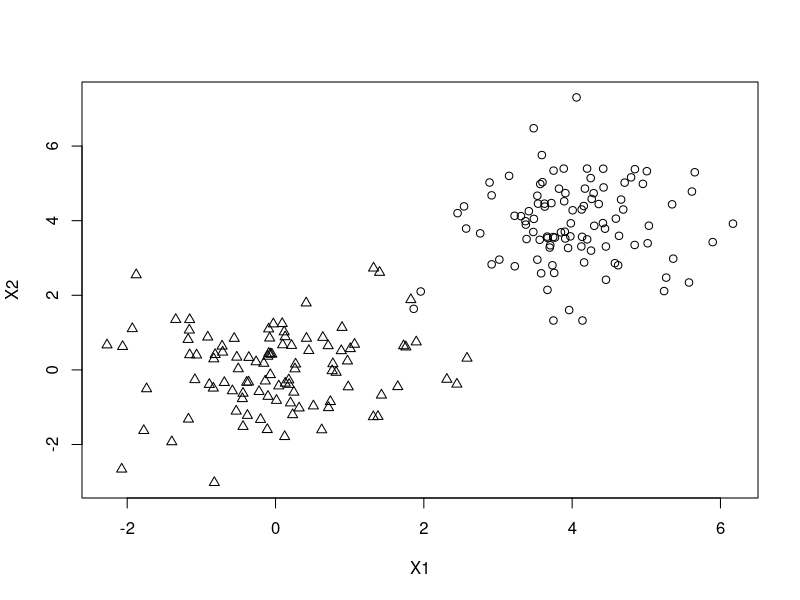
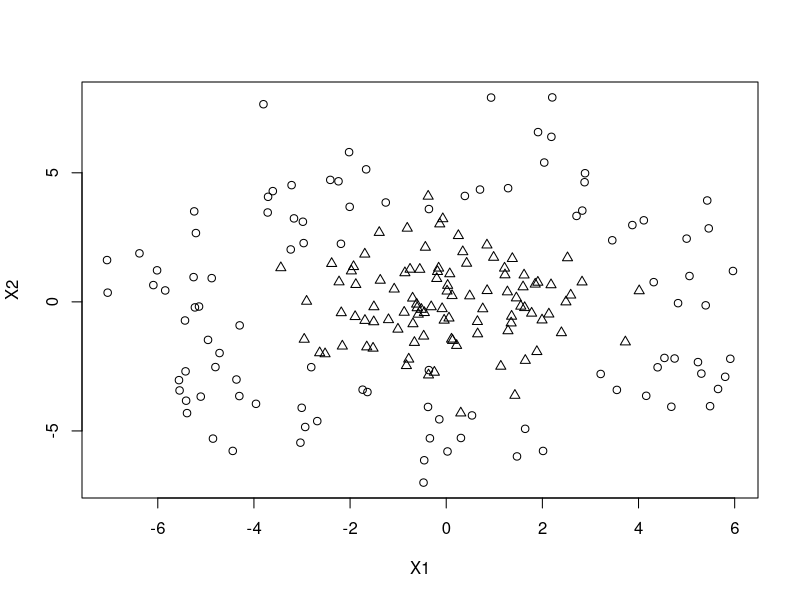
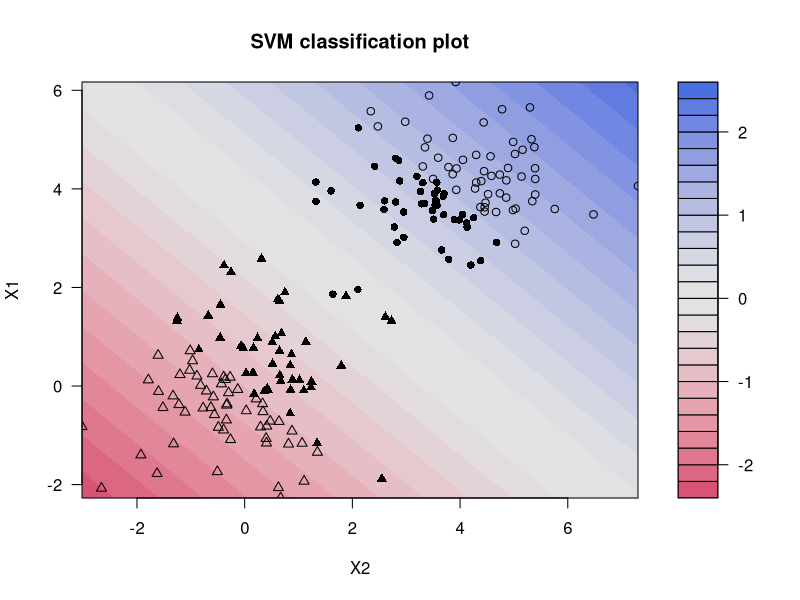
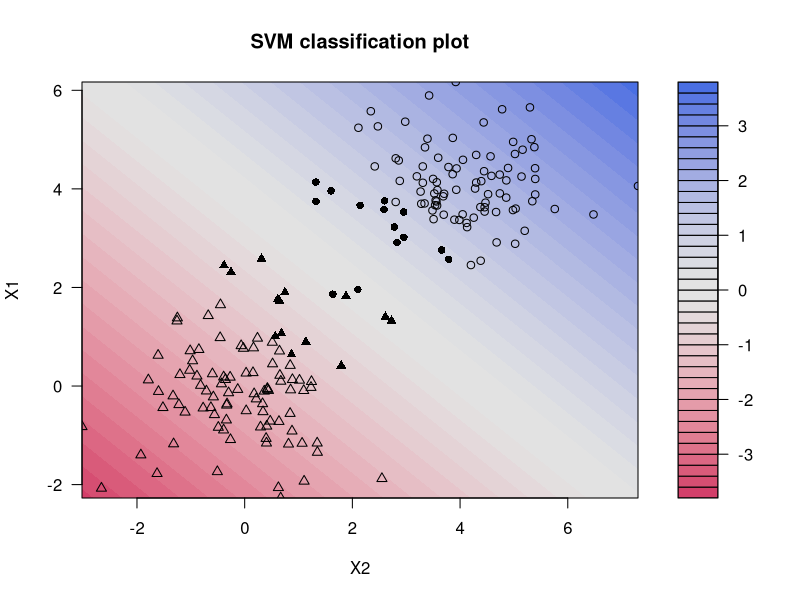
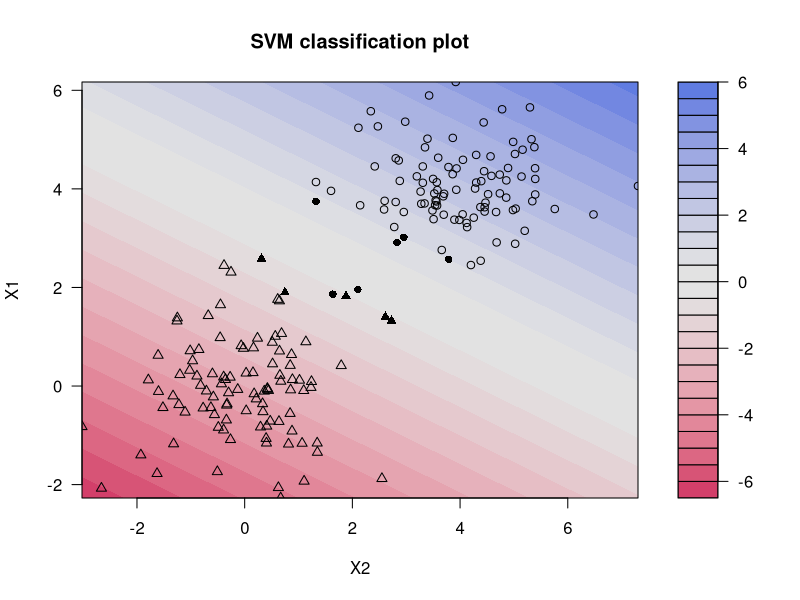
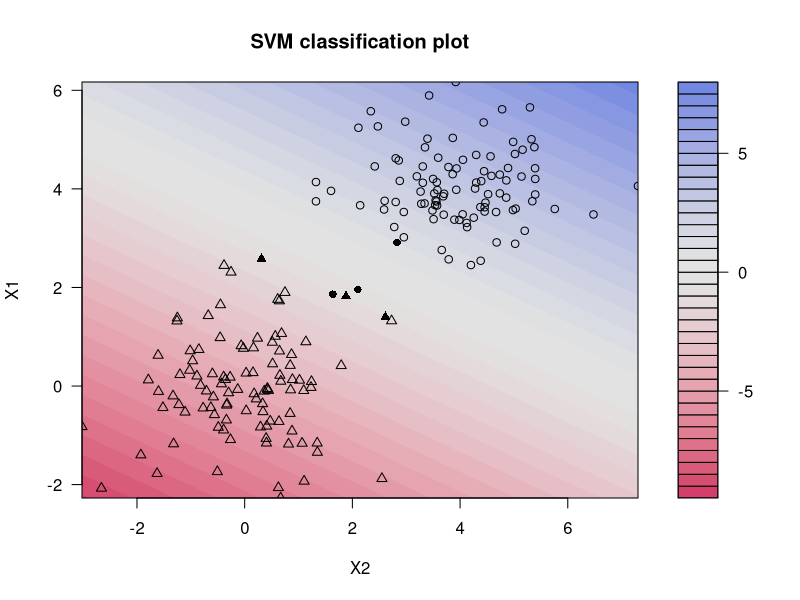
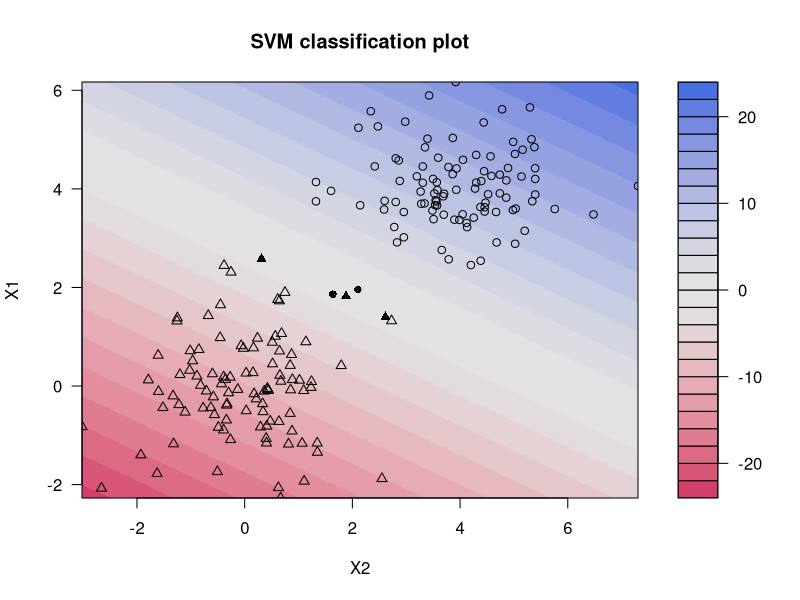
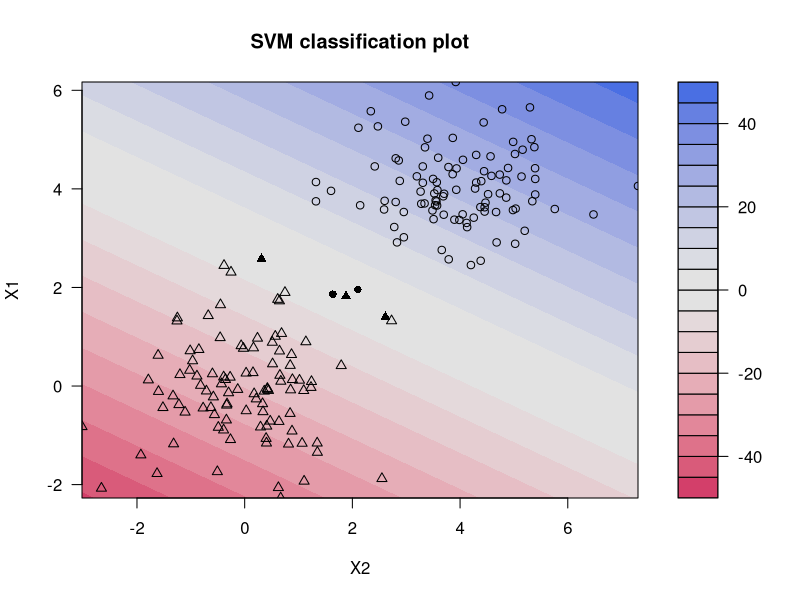

Write the R code that produced these figures, in order.
## ---- chunk 1
knitr::opts_chunk$set(echo = TRUE)
library(kernlab)
library(ROCR)
library(caret)
library(glmnet)
library(MASS)


## ---- chunk 2
set.seed(100)


X1 <- c(rnorm(100), rnorm(100, mean = 4))
X2 <- c(rnorm(100), rnorm(100, mean = 4))
y <- factor(c(rep(0,100), rep(1,100)))
df1 <- data.frame(X1, X2, y)

set.seed(200)


r <- c(runif(100, 1, 2), runif(100, 5, 6))
theta <- runif(200, 0, 2 * pi)
X1 <- r * cos(theta) + rnorm(200)
X2 <- r * sin(theta) + rnorm(200)
y <- factor(c(rep(0,100), rep(1,100)))
df2 <- data.frame(X1, X2, y)

pchs <- c(2,1)
with(df1, plot(X1, X2, pch = pchs[y]))



pchs <- c(2,1)
with(df2, plot(X1, X2, pch = pchs[y]))



## ---- chunk 3


C_vector <- c(0.01, 0.1, 1, 10, 100, 1000, 10000)
dataset_list <- list(df1, df2)
for (df in dataset_list) {
  for (C in C_vector) {
    fit <- ksvm(y ~ X1 + X2, data = df, kernel = "vanilladot", C = C)
    plot(fit, data=df)
  
  }
}





## ---- chunk 4


deg_vector <- 2:5
gam_vector <- c(0.01, 0.1, 1, 10, 100, 1000, 10000)



for (df in dataset_list) {
  for (deg in deg_vector) {
    fit <- ksvm(y~X1+X2, data = df, kernel = "polydot",
                kpar=list(degree=deg))
    plot(fit, data=df)
  }
}



for (df in dataset_list) {
  for (gam in gam_vector) {
    fit <- ksvm(y~X1+X2, data = df, kernel = "rbfdot", kpar=list(sigma=gam))
    plot(fit, data=df)
  }
}





## ---- chunk 5
set.seed(100)
index <- createDataPartition(df2[,3], p = 0.7)

train <- df2[index$Resample1,]
test <- df2[-index$Resample1,]


ldafit <- lda( y ~., data = train)
ldafit


predicted <- predict(ldafit, test)

posteriors <- predicted$posterior

classes <- predicted$class



confusionMatrix(classes, test[,3])


## ---- chunk 6


data(ROCR.simple)
head(cbind(ROCR.simple$predictions, ROCR.simple$labels), 5)
pred <- prediction(ROCR.simple$predictions,ROCR.simple$labels)
class(pred)
slotNames(pred)
roc.perf = performance(pred, measure = "tpr", x.measure = "fpr")
plot(roc.perf)
abline(a=0, b= 1)



pred <- prediction(posteriors[,2], test[,3])
class(pred)
slotNames(pred)
roc.perf = performance(pred, measure = "tpr", x.measure = "fpr")
plot(roc.perf)
abline(a=0, b= 1)

## ---- chunk 7

auc.perf = performance(pred, measure = "auc")
auc.perf@y.values


## ---- chunk 8



performance_metrics <- function(confusion) {
  
  tpr <- confusion[1,1] / (confusion[1,1] + confusion[2,1])
  tnr <- confusion[2,2] / (confusion[2,2] + confusion[1,2])
  fpr <- confusion[1,2] / (confusion[1,2] + confusion[2,2])
  fnr <- confusion[2,1] / (confusion[2,1] + confusion[1,1])
  specificity <- tnr
  sensitivity <- tpr
  
  return(list(tpr = tpr, tnr = tnr, fpr = fpr, fnr = fnr, specificity = specificity, sensitivity = sensitivity))
  
}




## ---- chunk 9


## ---- chunk 10


## ---- chunk 11


## ---- chunk 12


## ---- chunk 13
